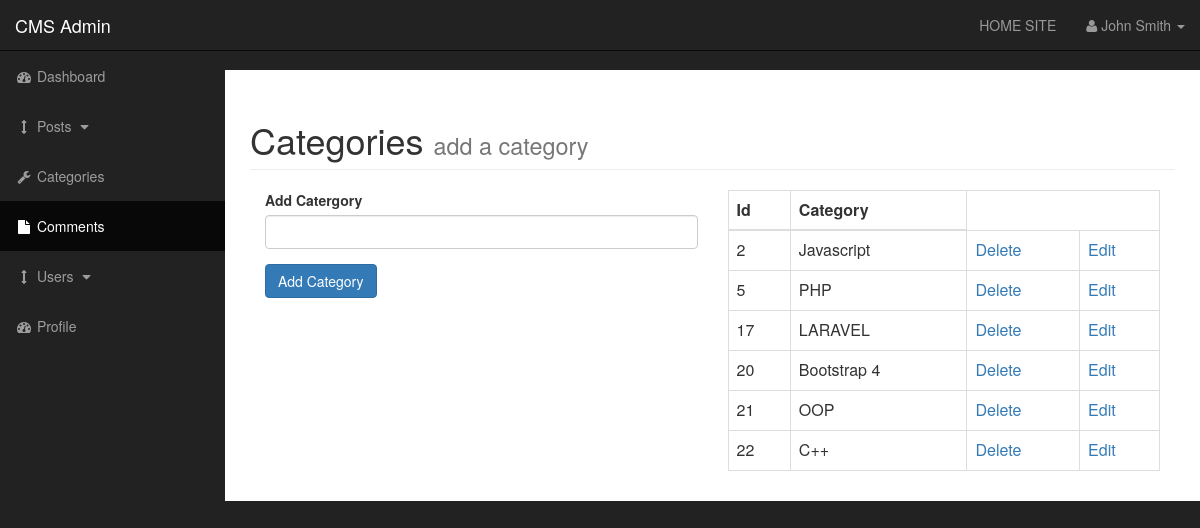
The app's page /admin/categories.php with its own data.
### tables this page shows
CREATE TABLE `categories` (
  `cat_id` int(3) NOT NULL,
  `cat_title` varchar(255) NOT NULL
);

### admin/functions.php (the view, shortened to what this page needs)
<?php
function display_all_categories()
{
    global $connection;
    $query = "SELECT * FROM categories";
    $get_all_categories = mysqli_query($connection, $query);
    if (!$get_all_categories) {
        echo "query failed" . mysqli_error($connection);
    } else {
        while ($row = mysqli_fetch_assoc($get_all_categories)) {
            $category = $row['cat_title'];
            $id = $row['cat_id'];
            echo "<tr>";
            echo "<td>{$id}</td>";
            echo "<td>{$category}</td>";
            echo "<td><a href='categories.php?delete={$id}'>Delete</a></td>";
            echo "<td><a href='categories.php?edit={$id}'>Edit</a></td>";
            echo "</tr>";
        }
    }
}

### admin/css/sb-admin.css (style rules this page uses)
body { margin-top: 100px; background-color: #222; }
@media (min-width:768px) { body { margin-top: 50px; } }

### records on screen
categories: cat_id "2", cat_title "Javascript"
categories: cat_id "5", cat_title "PHP"
categories: cat_id "17", cat_title "LARAVEL"
categories: cat_id "20", cat_title "Bootstrap 4"
categories: cat_id "21", cat_title "OOP"
categories: cat_id "22", cat_title "C++"
